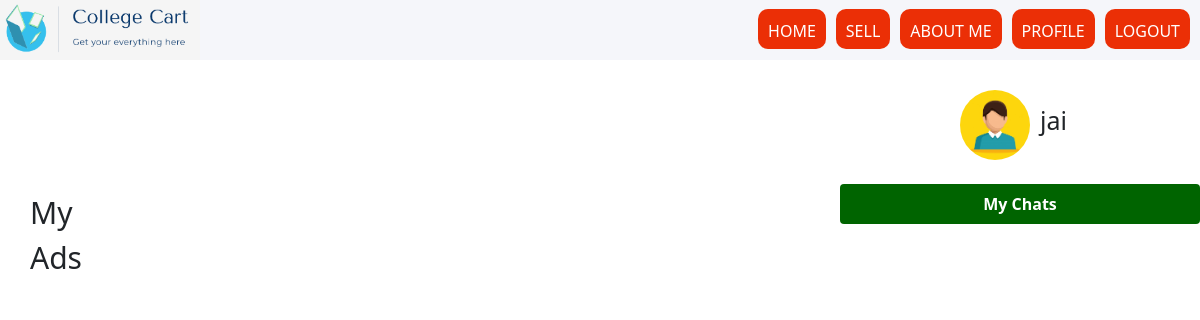
The page /shop/profile/ (signed in) on the database as committed earlier.
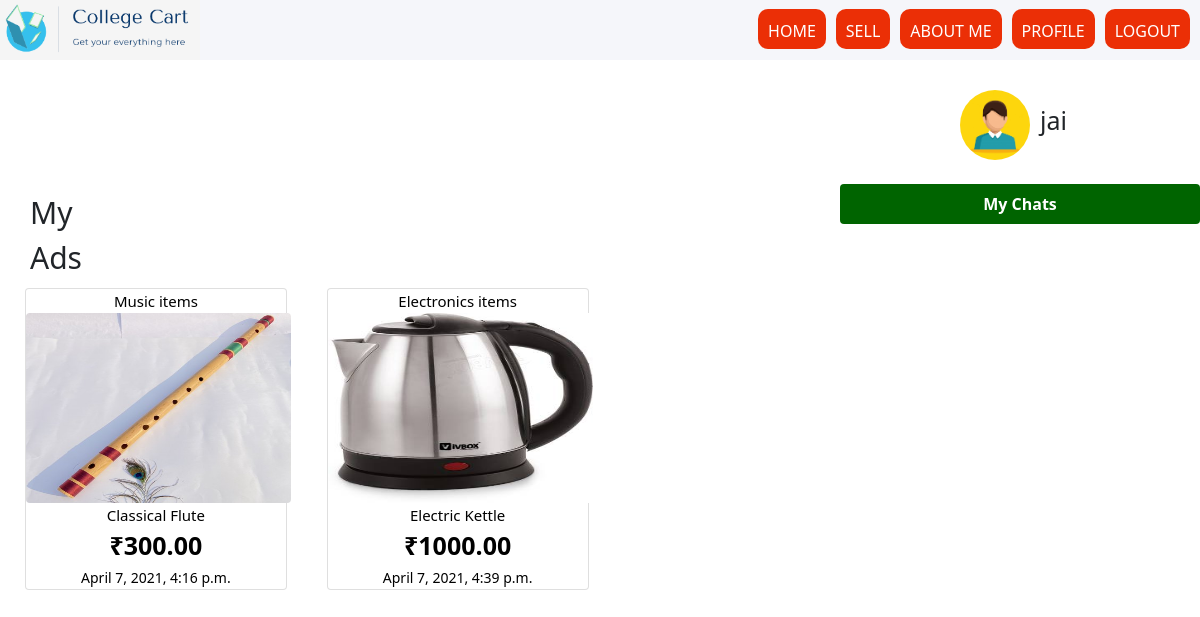
The same page on the database as committed later.
### shop/models.py (models this page shows)
class item(models.Model):
	user=models.ForeignKey(User, on_delete=models.CASCADE)
	category=models.ForeignKey(Category, on_delete=models.CASCADE)
	subcategoryname=models.ForeignKey(subcategory, on_delete=models.CASCADE)
	title=models.CharField(max_length=1000,null=False, blank=False)
	image=models.ImageField(null= False, blank=False, upload_to="itemimage" )
	description=models.CharField(max_length=1000, null=False, blank=False)
	price = models.DecimalField(max_digits=10, decimal_places=2)
	address=models.CharField(max_length=1000,null=False, blank=False)
	available = models.BooleanField(default=True)
	published_on=models.DateTimeField(auto_now=True)

class Category(models.Model):
	name=models.CharField(max_length=100)
	def __str__(self):
		return self.name

### shop/views.py (the view)
# urls.py: path('profile/',views.profileView,name="profile"),
@login_required
def profileView(request):
	logged_in_user = request.user
	logged_in_user_items = item.objects.filter(user=logged_in_user,available=True)
	return render(request, 'profile.html', {'items':logged_in_user_items})

### shop/context_processors.py (called while the page is built)
def menu_categories(request):
    categories = Category.objects.all()
    return {'menu_categories':categories}

### shop/templates/profile.html (shortened to what this page needs)
{% extends 'index.html' %}
{% block content %}
{% load static %}
<div id="container1" style="background-color:#f5f6fa;">
    <div class="headline" style="display: flex; flex-direction: row; justify-content: space-between;">
    <div class="image" style="display: flex;"><img src="{% static './logo1.PNG' %}" style="width: 200px; height: 60px;">
    </div>
    <div class="tags" style="display: flex;">
        <div class="icons" style="display: flex; flex-direction: row; justify-content: space-around;">
            <div class="small1" style="display: flex;"><button class="button" style="border: none; padding: 10px; margin-right: 10px; height: 40px; margin-top: 9px; border-radius: 10px; color: white;"><a href="{% url 'index' %}" style="text-decoration: none; color: white;">HOME</a></button></div>
            <div class="small2" style="display: flex;"><button class="button" style="border: none; padding: 10px; margin-right: 10px; height: 40px; margin-top: 9px; border-radius: 10px; color: white;"><a href="{% url 'ad' %}" style="text-decoration: none; color: white;">SELL</a></button></div>
            <div class="small3" style="display: flex;"><button class="button" style="border: none; padding: 10px; margin-right: 10px; height: 40px; margin-top: 9px; border-radius: 10px; color: white;"><a href="{% url 'about' %}" style="text-decoration: none; color: white;">ABOUT ME</a></button></div>
            <div class="small4" style="display: flex;"><button class="button" style="border: none; padding: 10px; margin-right: 10px; height: 40px; margin-top: 9px; border-radius: 10px; color: white;"><a href="{% url 'profile' %}" style="text-decoration: none; color: white;">PROFILE</a></button></div>
            <div class="small5" style="display: flex;"><button class="button" style="border: none; padding: 10px; margin-right: 10px; height: 40px; margin-top: 9px; border-radius: 10px; color: white;"><a href="{% url 'logout' %}" style="text-decoration: none; color: white;">LOGOUT</a></button></div>
        </div>
    </div>
    </div>
</div>
<div style="margin-left: 30px; font-size: 20px; margin-top: 30px;">
    <img src="{% static './ava.jpg'%}" style="height: 70px; width: 70px; border-radius: 50%; margin-left: 930px;"><span style="font-size: 25px; margin-left: 10px;">{{user.username}}</span><br></div>
<div style="display: flex;">
<div style="margin-left: 30px; font-size: 30px; margin-top: 30px;">My Ads</div>
<div class="chat">
    <br><a href="http://127.0.0.1:8000/chat/chatwith{{user.username}}/?username={{user.username}}"><button id="btn1" type="button" style="margin-left: 750px;"><b>My Chats</b></button></a>
</div>
</div>
<div class="row" style="margin-left: 5px;">
    {% for y in items %}
        <div class="col-sm-3">
            <a href="{% url 'detail' y.id %}" style="text-decoration: none; color: black;">
            <div class="card m-2">
            <center>
            <small class="" style="text-align: center; font-size: 15px;;">{{y.category}}</small><br>
            <img src="{{y.image.url}}" alt="" class="card" height="190px" width="265px" style="border: none;">
            <small style="text-align: center; font-size: 15px;">{{y.title}}</small><br>
            <small class="" style="text-align: center; font-size: 25px;"><b>&#8377;{{y.price}}</b></small><br>
            <small class="" style="text-align: center;">{{y.published_on}}</small><br>
            </center>
            </div>
            </a>
        </div>
    {% endfor %}
</div>
{% endblock %}

Rows that differ between the two databases and show on the page:
added item: category "Music items", image (picture), title "Classical Flute", price "300.00", published_on "April 7, 2021, 4:16 p.m."
added item: category "Electronics items", image (picture), title "Electric Kettle", price "1000.00", published_on "April 7, 2021, 4:39 p.m."
